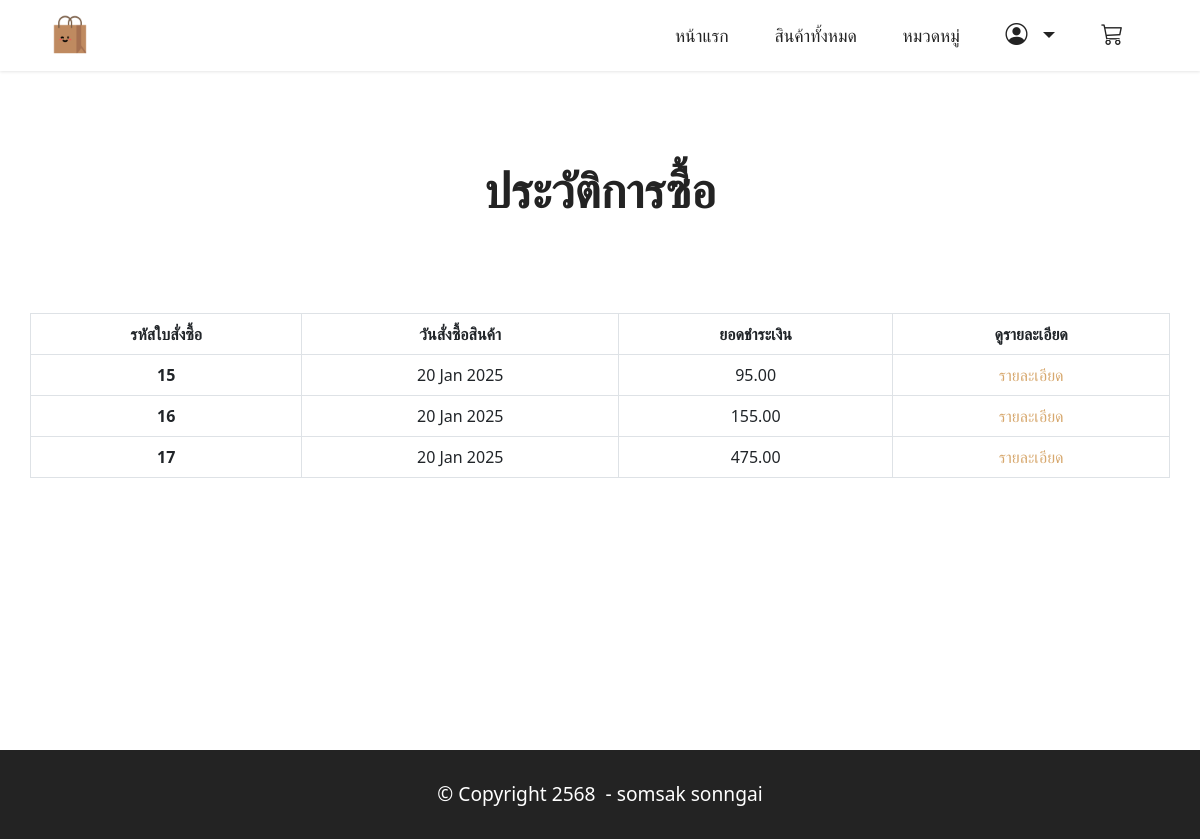
Screenshot of /orderHistory (signed in) with the database file from the repository.
### orderapp/models.py (models this page shows, shortened)
class Order(models.Model):
    fullname = models.CharField(max_length=255, blank=True)  # ชื่อผู้สั่งซื้อ
    phone = models.CharField(max_length=50, blank=True)      # เบอร์โทร
    address = models.CharField(max_length=255, blank=True)   # ที่อยู่
    total = models.DecimalField(max_digits=10, decimal_places=2)  # ยอดรวม
    created = models.DateTimeField(auto_now_add=True)        # วันที่สร้างคำสั่งซื้อ
    customer = models.ForeignKey(User, on_delete=models.CASCADE, default=None)  # ผู้สั่งซื้อ
    def total_with_comma(self):
        return f"{self.total:,.2f}"
    total_with_comma.short_description = "Total (formatted)"  # เปลี่ยนชื่อใน admin view

### orderapp/views.py (the view)
# urls.py: path("orderHistory",views.orderHistory),
@login_required(login_url="/login")
def orderHistory(request):
    orders=Order.objects.filter(customer=request.user)  # เรียกใช้ผ่าน modele เมื่อจะให้ไปแสดงที่หน้าจอ order ตัวนี่เพื่อทำการนลูปหน้าจ้าเวลาจะใส่ค่าให้ Html
    return render(request,"orderHistory.html",{"orders":orders})

### orderapp/templates/orderHistory.html (shortened to what this page needs)
{% extends "layout.html"%}
{% load humanize %}
{% block content%}
{% if not orders %}
<section class="container my-5">
    <br><br><br><br>
    <div class="text-center">
        <svg xmlns="http://www.w3.org/2000/svg" class="img-fluid" style="width: 200px; height: 200px; margin-left: auto; margin-right: auto" fill="currentColor" class="bi bi-clock-history" viewBox="0 0 16 16">
            <path d="M8.515 1.019A7 7 0 0 0 8 1V0a8 8 0 0 1 .589.022l-.074.997zm2.004.45a7.003 7.003 0 0 0-.985-.299l.219-.976c.383.086.76.2 1.126.342l-.36.933zm1.37.71a7.01 7.01 0 0 0-.439-.27l.493-.87a8.025 8.025 0 0 1 .979.654l-.615.789a6.996 6.996 0 0 0-.418-.302zm1.834 1.79a6.99 6.99 0 0 0-.653-.796l.724-.69c.27.285.52.59.747.91l-.818.576zm.744 1.352a7.08 7.08 0 0 0-.214-.468l.893-.45a7.976 7.976 0 0 1 .45 1.088l-.95.313a7.023 7.023 0 0 0-.179-.483zm.53 2.507a6.991 6.991 0 0 0-.1-1.025l.985-.17c.067.386.106.778.116 1.17l-1 .025zm-.131 1.538c.033-.17.06-.339.081-.51l.993.123a7.957 7.957 0 0 1-.23 1.155l-.964-.267c.046-.165.086-.332.12-.501zm-.952 2.379c.184-.29.346-.594.486-.908l.914.405c-.16.36-.345.706-.555 1.038l-.845-.535zm-.964 1.205c.122-.122.239-.248.35-.378l.758.653a8.073 8.073 0 0 1-.401.432l-.707-.707z"/>
            <path d="M8 1a7 7 0 1 0 4.95 11.95l.707.707A8.001 8.001 0 1 1 8 0v1z"/>
            <path d="M7.5 3a.5.5 0 0 1 .5.5v5.21l3.248 1.856a.5.5 0 0 1-.496.868l-3.5-2A.5.5 0 0 1 7 9V3.5a.5.5 0 0 1 .5-.5z"/>
        </svg>
        <br>
        <h1 class="my-4"><strong>ไม่มีประวัติการซื้อสินค้า</strong></h1>
        <div class="mbr-section-btn pt-3">
            <a href="index.html" class="btn btn-primary display-4">
                <i class="bi bi-house-door"></i>&nbsp;
                กลับหน้าแรก
            </a>
        </div>
        <br><br>
    </div>
</section>
{% else %}
<section class="content2 cid-tsEQSCqggh my-2" id="content2-2">
    <div class="container my-5">
        <div class="mbr-section-head">
            <h4 class="mbr-section-title mbr-fonts-style align-center mb-0 display-2">
                <strong>ประวัติการซื้อ</strong>
            </h4>
        </div>
        <div class="row my-5">
            <table class="table text-center table-bordered my-5">
                <thead>
                  <tr>
                    <th scope="col">รหัสใบสั่งซื้อ</th>
                    <th scope="col">วันสั่งซื้อสินค้า</th>
                    <th scope="col">ยอดชำระเงิน</th>
                    <th scope="col">ดูรายละเอียด</th>
                  </tr>
                </thead>
                <tbody>
                    {% for item in orders %}
                    <tr>
                        <th scope="row">{{item.id}}</th>
                        <td>{{item.created | date:"d M Y"}}</td>
                        <td>{{item.total|intcomma}}</td>
                        <td>
                            <a href="{% url 'orderDetil' item.id %}">รายละเอียด</a>
                        </td>
                    </tr>
                    {% endfor %}
                </tbody>
              </table>
        </div>
    </div>
    <br><br><br><br><br><br><br>
</section>
{%endif%}
{% endblock%}

### productapp/static/assets/theme/css/style.css (style rules this page uses)
section { background-color: #ffffff; }
body { font-style: normal; line-height: 1.5; font-weight: 400; color: #232323; position: relative; }
section, .container, .container-fluid { position: relative; word-wrap: break-word; }
a { font-style: normal; font-weight: 400; cursor: pointer; }
a, a:hover { text-decoration: none; }
.mbr-section-title { font-style: normal; line-height: 1.3; }
h1, h2, h3, h4, h5, h6, .display-1, .display-2, .display-4, .display-5, .display-7, span, p, a { line-height: 1; word-break: break-word; word-wrap: break-word; font-weight: 400; }
b, strong { font-weight: bold; }
section { background-position: 50% 50%; background-repeat: no-repeat; background-size: cover; }
.align-center { text-align: center; }
.row { display: -webkit-flex; -webkit-flex-wrap: wrap; }
html, body { height: auto; min-height: 100vh; }
@media (min-width: 992px) { .container { padding-left: 16px; padding-right: 16px; } }
@media (min-width: 992px) { .row { margin-left: -16px; margin-right: -16px; } }

### productapp/static/assets/custom/css/custom-style.css (style rules this page uses)
.display-2 { font-size: 3rem; line-height: 1.1; }
a, a:hover { color: #d7a86e; }
body { overflow-x: hidden; }
a { transition: color 0.6s; }
.cid-tsEQSCqggh { padding-top: 3rem; background-color: #ffffff; }
.cid-tsEQSCqggh .mbr-section-title { color: #232323; }

### rows the page displays
Order: id "15", created "20 Jan 2025", total "95.00"
Order: id "16", created "20 Jan 2025", total "155.00"
Order: id "17", created "20 Jan 2025", total "475.00"
